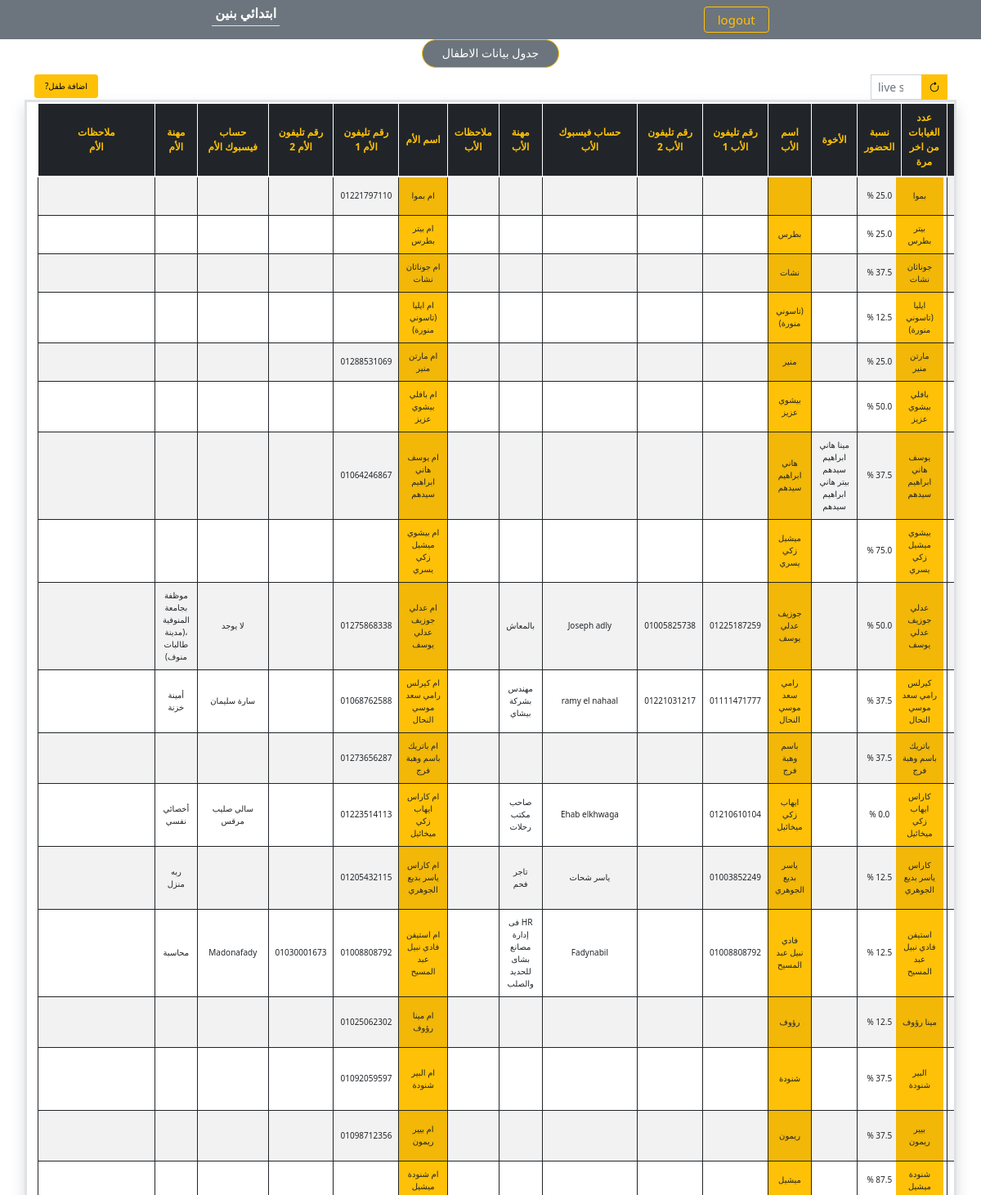
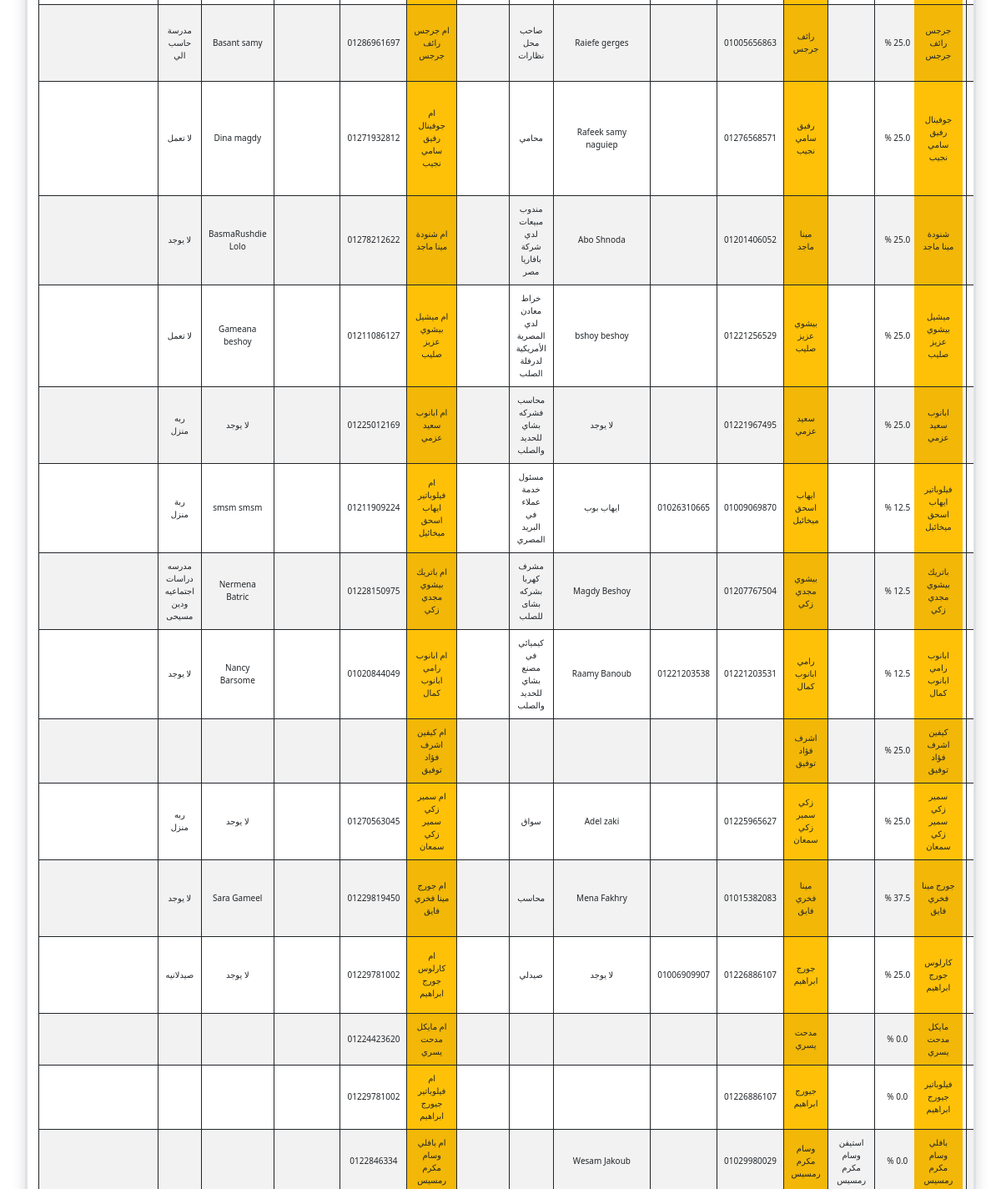
The app's page /project2/ebtda2y/info/ (signed in, upper part), older data (2 pictures, top to bottom).
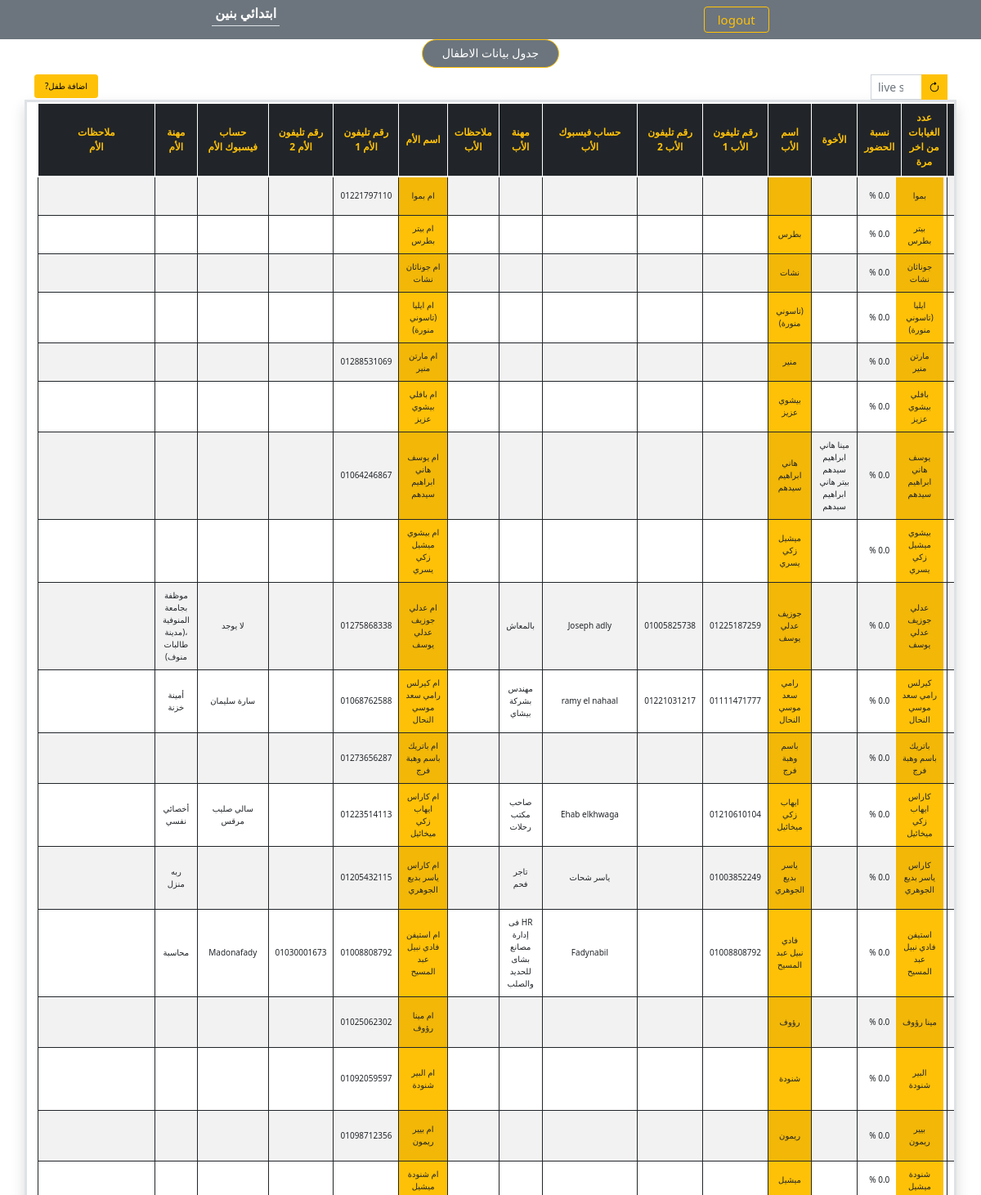
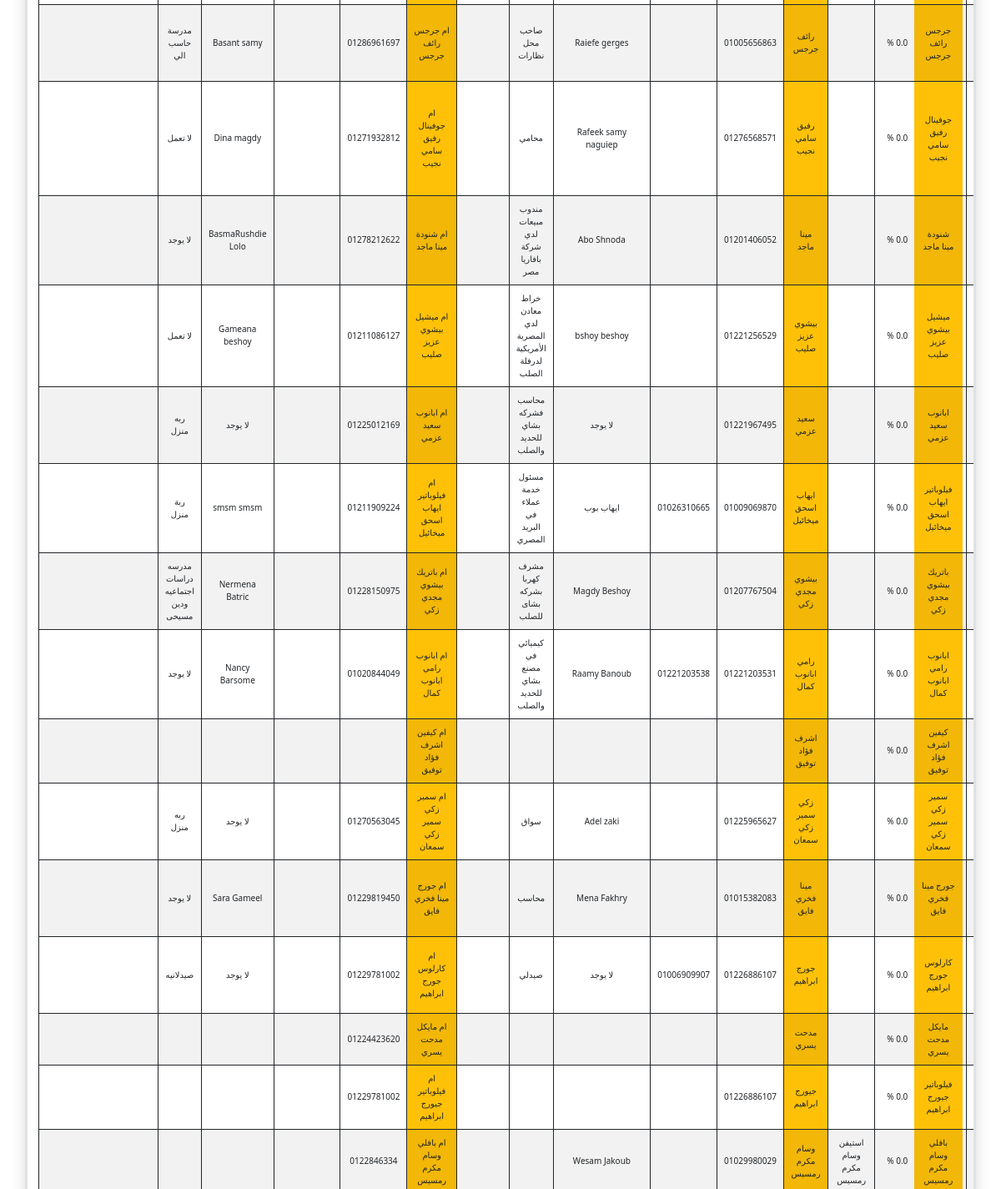
The same page, newer data (2 pictures, top to bottom).
### project2/models.py (models this page shows, shortened)
class Student(models.Model):
    CONFESSION_FATHER_CHOICES = (
        ('لا يوجد', 'لا يوجد'),
        ('ابونا تاردس', 'ابونا تادرس'),
        ('ابونا سيرافيم', 'ابونا سيرافيم'),
        ('ابونا تيمثاوس', 'ابونا تيمثاوس'),
        ('اب كاهن اخر', 'اب كاهن اخر'),
    )
    ACADEMIC_YEAR_CHOICES = (
        (-2, '-2'),
        (-1, '-1'),
        (1, '1'),
        (2, '2'),
        (3, '3'),
        (4, '4'),
        (5, '5'),
        (6, '6'),
    )
    SCHOOL_CHOICES = (
        ("الاسقفية","الاسقفية"),
        ("الاقباط الابتدائية","الاقباط الابتدائية"),
        ("التحرير","التحرير"),
        ("هابي سكول","هابي سكول"),
        ("برهيم التجريبية","برهيم التجريبية"),
        ("سدود التجريبية","سدود التجريبية"),
        ("الشيخ زويل","الشيخ زويل"),
        ("اخري","اخري"),
    )
    name = models.CharField(max_length=100)
    gender = models.CharField(max_length=6, choices=GENDER_CHOICES, default="male")
    academic_year = models.IntegerField(choices=ACADEMIC_YEAR_CHOICES)
    phone_number = models.CharField(max_length=11, blank=True)
    phone_number2 = models.CharField(max_length=11, blank=True)
    facebook_profile = models.CharField(max_length=255,blank=True)
    date_of_birth = models.DateField(default = date(2000, 1, 1), blank=True)
    school_name = models.CharField(max_length=255, choices=SCHOOL_CHOICES,blank=True)
    confession_father = models.CharField(max_length=15, choices=CONFESSION_FATHER_CHOICES, default="لا يوجد", blank=True)
    hobbies = models.CharField(max_length=255,blank=True)
    health_problems = models.CharField(max_length=255,default="لا يوجد", blank=True)
    home_town = models.CharField(max_length=255,default="منوف", blank=True)
    home_region = models.CharField(max_length=255,blank=True)
    home_address = models.CharField(max_length=255,blank=True)
    how_to_church = models.CharField(max_length=255,blank=True)
    registered_in_church_list = models.BooleanField(default=False)
    absences = models.IntegerField(default=0, blank=True, null=True)
    attendance_rate = models.FloatField(default=0.0, blank=True, null=True)
    responsible_servant = models.CharField(max_length=100, blank=True)
    brothers = models.ManyToManyField('self', symmetrical=True, blank=True, default=list)
    notes = models.TextField(blank=True, default='')
    father_name = models.CharField(max_length=100,blank=True)
    father_phone_number1 = models.CharField(max_length=11, blank=True)
    father_phone_number2 = models.CharField(max_length=11, blank=True)
    father_facebook_profile = models.CharField(max_length=255,blank=True)
    father_job = models.CharField(max_length=100, blank=True)
    father_alive = models.BooleanField(default=True)
    father_notes = models.TextField(blank=True)
    mother_name = models.CharField(max_length=100,blank=True)
    mother_phone_number1 = models.CharField(max_length=11, blank=True)
    mother_phone_number2 = models.CharField(max_length=11, blank=True)
    mother_facebook_profile = models.CharField(max_length=255,blank=True)
    mother_job = models.CharField(max_length=100, blank=True)
    mother_alive = models.BooleanField(default=True)
    mother_notes = models.TextField(blank=True)

### project2/views.py (the view)
# urls.py: path('ebtda2y/info/', views.info, name="info"),
@specific_username_required
def info(request):
    context = {
            'students': Student.objects.all(),
        }
    return render(request, "project2/info.html", context)

### project2/views.py (called while the page is built)
def specific_username_required(view_func):
    @wraps(view_func)
    def _wrapped_view(request, *args, **kwargs):
        user = request.user
        if user.username == 'khadem':
            return view_func(request, *args, **kwargs)
        else:
            return HttpResponse("You are not authorized to access this view.")
    return _wrapped_view  # Remove login_required here

### project2/templates/project2/info.html (shortened to what this page needs)
{% extends 'project2/base.html' %}
{% block content %}
    <div class="container d-flex flex-row justify-content-center">
        <h6 class="text-center bg-secondary text-white px-4 py-2 rounded-pill text-truncate border border-warning " style="font-size: 14px;">
            جدول بيانات الاطفال
        </h6>
    </div>
    <div class="container d-flex flex-row justify-content-between">
        <div class="custom-fs-sm" dir="rtl">
            <div class="custom-fs-sm" >  <a class=" btn btn-warning rounded-1" href="{% url 'project2:add_student' %} " style="font-size: 10px;"> اضافة طفل? </a></div>
        </div>
        <div class="text-center col-sm-1" >
            <div class="input-group input-group-sm">
                <input class="form-control " type="search" id="search" placeholder="live search " aria-label="Search">
                <a href="{% url 'project2:info' %}" class="btn btn-warning btn-sm"><i class="bi bi-arrow-clockwise"></i> </a>
            </div>
        </div>
    </div>
    <div class="container border border-3 w-100 overflow-auto shadow text-center" style="height: 100vh;">
        <table class=" table table-striped overflow-auto table-hover table-bordered align-middle table-responsive" id="table_id" style="direction: rtl; max-width: 100%; font-size: small;">
            <thead class="table-dark text-center align-middle text-warning position-sticky top-0" style="font-size: 12px;">
                <tr class="border border-2 border-white position-sticky top-0">
                    {% if user.is_authenticated and user.username == "khadem" %}
                        <th> مسجل بقائمة الكنيسة </th>
                        <th>  عدد الغيابات من اخر مرة </th>
                        <th>  نسبة الحضور </th>
                        <th> الأخوة </th>
                        <th> اسم الأب </th>
                        <th> رقم تليفون الأب 1 </th>
                        <th> رقم تليفون الأب 2 </th>
                        <th> حساب فيسبوك الأب </th>
                        <th> مهنة الأب </th>
                        <th> ملاحظات الأب </th>
                        <th> اسم الأم </th>
                        <th> رقم تليفون الأم 1 </th>
                        <th> رقم تليفون الأم 2 </th>
                        <th> حساب فيسبوك الأم </th>
                        <th> مهنة الأم </th>
                        <th class="px-5" style="width: 40%;"> ملاحظات الأم </th>
                    {% endif %}
                </tr>
            </thead>
            <tbody class="text-center" style="font-size: 10px;">
                {% for student in students %}
                    <tr class="border border-1 border-dark ">
                        {% if user.is_authenticated and user.username == "khadem" %}
                            <td class="bg-warning text-black position-sticky start-0">{{ student.name }}</td>
                            <td>{{ student.registered_in_church_list }}</td>
                            <td>{{ student.absences }}</td>
                            <td>{{ student.attendance_rate }} %</td>
                            <td>
                                {% for brother in student.brothers.all %}
                                    {{ brother.name }}<br>
                                {% endfor %}
                            </td>
                            {% if student.father_alive %}
                                <td class="father-name-col bg-warning">{{ student.father_name }}</td>
                                <td class="">{{ student.father_phone_number1 }}</td>
                                <td>{{ student.father_phone_number2 }}</td>
                                <td>{{ student.father_facebook_profile }}</td>
                                <td>{{ student.father_job }}</td>
                                <td>{{ student.father_notes }}</td>
                            {% endif %}
                            {% if student.mother_alive %}
                                <td class="mother-name-col bg-warning">{{ student.mother_name }}</td>
                                <td class="">{{ student.mother_phone_number1 }}</td>
                                <td>{{ student.mother_phone_number2 }}</td>
                                <td>{{ student.mother_facebook_profile }}</td>
                                <td>{{ student.mother_job }}</td>
                                <td>{{ student.mother_notes }}</td>
                            {% endif %}
                        {% endif %}
                    </tr>
                {% endfor %}
            </tbody>
        </table>
    </div>
{% endblock %}

### project2/templates/project2/base.html (shortened to what this page needs)
{% load static %}
<!DOCTYPE html>
<html lang="en">
<head>
    <link rel="stylesheet" href="https://cdnjs.cloudflare.com/ajax/libs/bootstrap/5.0.0/css/bootstrap.rtl.min.css" />
    <link rel="stylesheet" href="https://cdnjs.cloudflare.com/ajax/libs/bootstrap-icons/1.10.5/font/bootstrap-icons.min.css" />
    <link rel="stylesheet" href="https://cdnjs.cloudflare.com/ajax/libs/bootstrap/5.0.1/css/bootstrap.min.css" />
    <link rel="stylesheet" href="https://cdnjs.cloudflare.com/ajax/libs/bootstrap/5.0.1/css/bootstrap.rtl.min.css" />
    <link href="https://cdn.datatables.net/v/bs5/jq-3.7.0/jszip-3.10.1/dt-1.13.6/b-2.4.1/b-html5-2.4.1/b-print-2.4.1/datatables.min.css" rel="stylesheet">
    <link href="https://cdn.datatables.net/buttons/2.0.1/css/buttons.dataTables.min.css" rel="stylesheet">
    <link rel="stylesheet" href="https://cdnjs.cloudflare.com/ajax/libs/font-awesome/5.15.4/css/all.min.css">
    <link rel="stylesheet" type="text/css" href="{% static 'project2/style.css' %}">
</head>
<body>
    <header class="bg-secondary d-flex flex-row justify-content-around position-sticky top-0 py-1 " style="z-index: 999;" >
        <p class="text-white fw-bolder fs-6"> <a class="text-decoration-none text-white p-1 border-bottom border-bottom-3 " href="{% url 'project2:ebtda2y' %}"> ابتدائي بنين </a>  </p>
        <a class="btn btn-outline-warning px-3 text-truncate py-1 align-self-center" style="font-size: 15px;" href="{% url 'logout' %}"> logout </a>
    </header>
    {% block content %} {% endblock %}
</body>
</html>

Row changes from the older to the newer data that the page shows:
changed Student "بموا": attendance_rate "25.0" → "0.0"
changed Student "بيتر بطرس": attendance_rate "25.0" → "0.0"
changed Student "جوناثان نشات": attendance_rate "37.5" → "0.0"
changed Student "ايليا (تاسوني منورة)": attendance_rate "12.5" → "0.0"
changed Student "مارتن منير": attendance_rate "25.0" → "0.0"
changed Student "بافلي بيشوي عزيز": attendance_rate "50.0" → "0.0"
changed Student "يوسف هاني ابراهيم سيدهم": attendance_rate "37.5" → "0.0"
changed Student "بيشوي ميشيل زكي يسري": attendance_rate "75.0" → "0.0"
changed Student "عدلي جوزيف عدلي يوسف": attendance_rate "50.0" → "0.0"
changed Student "كيرلس رامي سعد موسي النحال": attendance_rate "37.5" → "0.0"
changed Student "باتريك باسم وهبة فرج": attendance_rate "37.5" → "0.0"
changed Student "كاراس ياسر بديع الجوهري": attendance_rate "12.5" → "0.0"
changed Student "استيفن فادي نبيل عبد المسيح": attendance_rate "12.5" → "0.0"
changed Student "مينا رؤوف": attendance_rate "12.5" → "0.0"
changed Student "البير شنودة": attendance_rate "37.5" → "0.0"
changed Student "بيير ريمون": attendance_rate "37.5" → "0.0"
changed Student "شنودة ميشيل": attendance_rate "87.5" → "0.0"
changed Student "جرجس رائف جرجس": attendance_rate "25.0" → "0.0"
changed Student "جوفينال رفيق سامي نجيب": attendance_rate "25.0" → "0.0"
changed Student "شنودة مينا ماجد": attendance_rate "25.0" → "0.0"
changed Student "ميشيل بيشوي عزيز صليب": attendance_rate "25.0" → "0.0"
changed Student "ابانوب سعيد عزمي": attendance_rate "25.0" → "0.0"
changed Student "فيلوباتير ايهاب اسحق ميخائيل": attendance_rate "12.5" → "0.0"
changed Student "باتريك بيشوي مجدي زكي": attendance_rate "12.5" → "0.0"
changed Student "ابانوب رامي ابانوب كمال": attendance_rate "12.5" → "0.0"
changed Student "كيفين اشرف فؤاد توفيق": attendance_rate "25.0" → "0.0"
changed Student "سمير زكي سمير زكي سمعان": attendance_rate "25.0" → "0.0"
changed Student "جورج مينا فخري فايق": attendance_rate "37.5" → "0.0"
changed Student "كارلوس جورج ابراهيم": attendance_rate "25.0" → "0.0"
